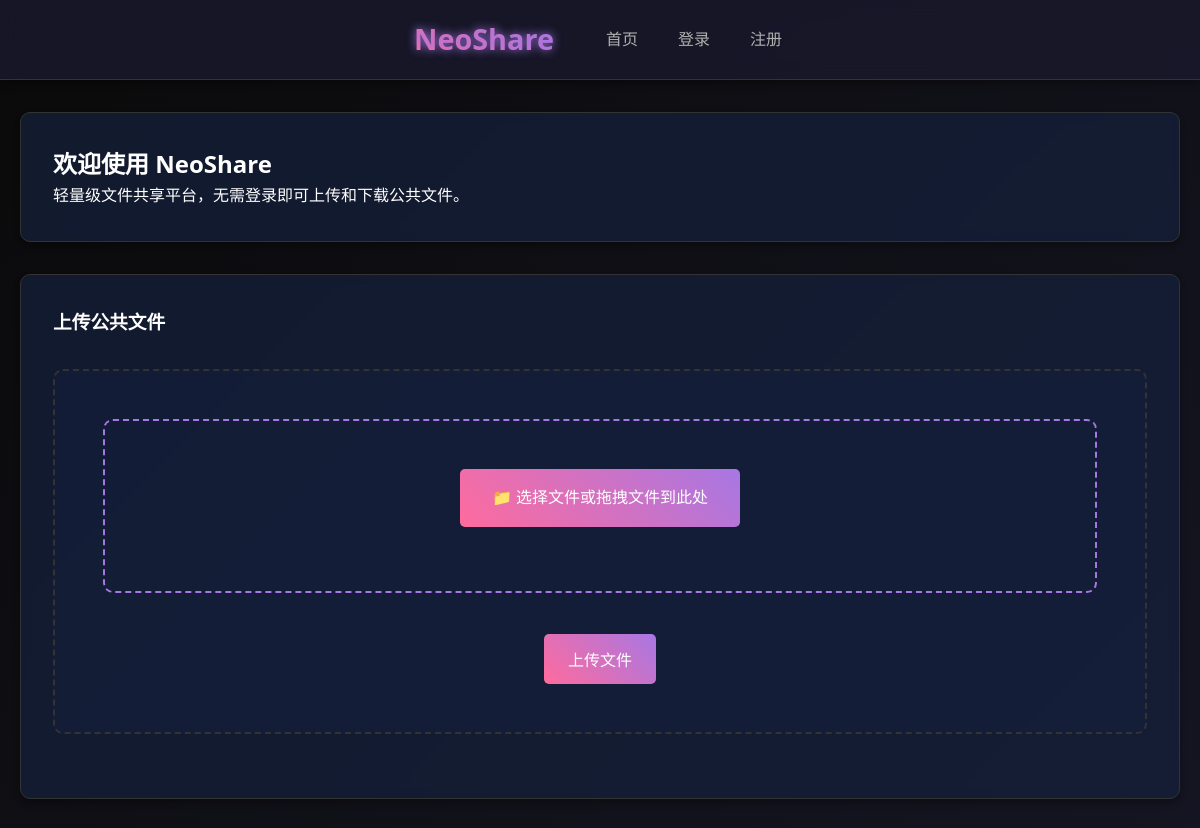
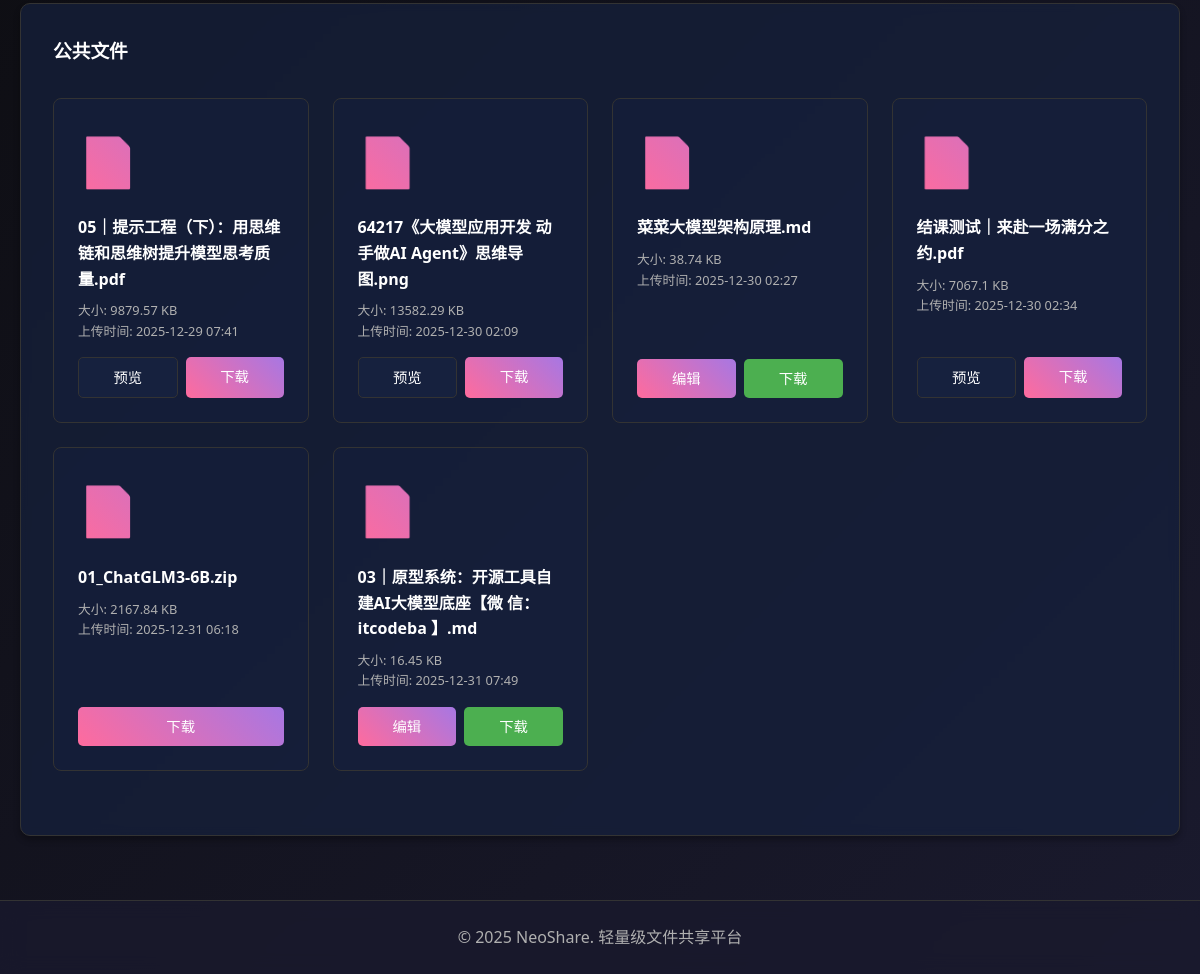
The page / on the database its author committed (2 pictures, top to bottom).
### new_app.py (models this page shows)
class File(db.Model):
    id = db.Column(db.Integer, primary_key=True)
    filename = db.Column(db.String(200), nullable=False)
    filepath = db.Column(db.String(400), nullable=False)
    owner_id = db.Column(db.Integer, db.ForeignKey('user.id'), nullable=True)
    is_public = db.Column(db.Boolean, default=False)
    created_at = db.Column(db.DateTime, default=datetime.utcnow)
    updated_at = db.Column(db.DateTime, default=datetime.utcnow, onupdate=datetime.utcnow)
    file_size = db.Column(db.Integer, nullable=False)

### new_app.py (the view)
@app.route('/')
def index():
    public_files = File.query.filter_by(is_public=True).all()
    return render_template('new_index.html', public_files=public_files)

### templates/new_index.html (shortened to what this page needs)
{% extends 'new_base.html' %}
{% block content %}
    <div class="card">
        <h2>欢迎使用 NeoShare</h2>
        <p>轻量级文件共享平台，无需登录即可上传和下载公共文件。</p>
    </div>
    <div class="card">
        <h3>上传公共文件</h3>
        <form method="POST" action="/upload" enctype="multipart/form-data" class="upload-form">
            <div id="drag-drop-area" style="border: 2px dashed var(--accent-purple); border-radius: 10px; padding: 3rem; text-align: center; margin-bottom: 1rem; transition: all 0.3s ease;">
                <label for="file-upload" class="upload-label">
                    📁 选择文件或拖拽文件到此处
                </label>
            </div>
            <br>
            <button type="submit" class="btn btn-primary">上传文件</button>
        </form>
    </div>
    <div class="card">
        <h3>公共文件</h3>
        <div class="file-list">
            {% for file in public_files %}
                <div class="file-item">
                    <div class="file-icon">📄</div>
                    <div class="file-name">{{ file.filename }}</div>
                    <div class="file-meta">
                        <p>大小: {{ (file.file_size / 1024)|round(2) }} KB</p>
                        <p>上传时间: {{ file.created_at.strftime('%Y-%m-%d %H:%M') }}</p>
                    </div>
                    <div class="file-actions">
                        {% set ext = file.filename.rsplit('.', 1)[1].lower() if '.' in file.filename else '' %}
                        {% set editable_ext = ['txt', 'md', 'markdown', 'py', 'js', 'html', 'css', 'json', 'xml', 'yaml', 'yml', 'sh', 'bat', 'cmd', 'java', 'c', 'cpp', 'h', 'hpp', 'php', 'rb', 'go', 'rust', 'swift', 'kt'] %}
                        {% set archive_ext = ['zip', 'rar', '7z', 'tar', 'gz', 'bz2', 'xz'] %}
                        {% if ext in archive_ext %}
                            <a href="{{ url_for('download_file', filename=file.filepath.replace('uploads_new/', '')) }}" class="btn btn-primary">下载</a>
                        {% elif ext in editable_ext %}
                            <a href="{{ url_for('edit_file', file_id=file.id) }}" class="btn btn-primary">编辑</a>
                            <a href="{{ url_for('download_file', filename=file.filepath.replace('uploads_new/', '')) }}" class="btn btn-success">下载</a>
                        {% else %}
                            <a href="{{ url_for('preview_file', file_id=file.id) }}" class="btn btn-secondary">预览</a>
                            <a href="{{ url_for('download_file', filename=file.filepath.replace('uploads_new/', '')) }}" class="btn btn-primary">下载</a>
                        {% endif %}
                    </div>
                </div>
            {% endfor %}
        </div>
    </div>
{% endblock %}

### static/css/new_style.css (style rules this page uses)
* { margin: 0; padding: 0; box-sizing: border-box; }
:root { --primary-bg: #0a0a0a; --secondary-bg: #1a1a2e; --tertiary-bg: #16213e; --accent-pink: #ff6b9d; --accent-purple: #a777e3; --text-primary: #ffffff; --text-secondary: #b0b0b0; --border-color: #333333; --success-color: #4caf50; --danger-color: #f44336; --warning-color: #ff9800; --shadow: 0 4px 6px rgba(0, 0, 0, 0.3); --glow: 0 0 10px var(--accent-purple); }
body { font-family: 'Segoe UI', Tahoma, Geneva, Verdana, sans-serif; background: linear-gradient(135deg, var(--primary-bg) 0%, var(--secondary-bg) 100%); color: var(--text-primary); line-height: 1.6; min-height: 100vh; }
.card { background: rgba(22, 33, 62, 0.7); border: 1px solid var(--border-color); border-radius: 10px; padding: 2rem; margin-bottom: 2rem; box-shadow: var(--shadow); transition: all 0.3s ease; backdrop-filter: blur(5px); }
.btn { padding: 0.8rem 1.5rem; border: none; border-radius: 5px; font-size: 1rem; font-weight: 500; cursor: pointer; transition: all 0.3s ease; text-decoration: none; display: inline-block; text-align: center; }
.btn-primary { background: linear-gradient(45deg, var(--accent-pink), var(--accent-purple)); color: white; }
.btn-secondary { background: var(--tertiary-bg); color: var(--text-primary); border: 1px solid var(--border-color); }
.btn-success { background: var(--success-color); color: white; }
.file-list { display: grid; grid-template-columns: repeat(auto-fill, minmax(250px, 1fr)); gap: 1.5rem; margin: 2rem 0; }
.file-item { background: rgba(22, 33, 62, 0.5); border: 1px solid var(--border-color); border-radius: 8px; padding: 1.5rem; transition: all 0.3s ease; display: flex; flex-direction: column; }
.file-icon { font-size: 3rem; margin-bottom: 1rem; background: linear-gradient(45deg, var(--accent-pink), var(--accent-purple)); -webkit-background-clip: text; -webkit-text-fill-color: transparent; background-clip: text; }
.file-name { font-weight: 600; margin-bottom: 0.5rem; color: var(--text-primary); }
.file-meta { font-size: 0.8rem; color: var(--text-secondary); margin-bottom: 1rem; }
.file-actions { display: flex; gap: 0.5rem; margin-top: auto; }
.file-actions .btn { flex: 1; padding: 0.5rem; font-size: 0.9rem; }
.upload-form { background: rgba(22, 33, 62, 0.5); border: 2px dashed var(--border-color); border-radius: 10px; padding: 3rem; text-align: center; margin: 2rem 0; transition: all 0.3s ease; }
.upload-label { display: inline-block; padding: 1rem 2rem; background: linear-gradient(45deg, var(--accent-pink), var(--accent-purple)); color: white; border-radius: 5px; cursor: pointer; font-weight: 500; transition: all 0.3s ease; margin-bottom: 1rem; }
.card, .file-item, .alert { animation: fadeIn 0.5s ease; }

### rows shown on the page
File: filename "05｜提示工程（下）：用思维链和思维树提升模型思考质量.pdf", (file.file_size/1024)|round(2) "9879.57", created_at "2025-12-29 07:41"
File: filename "64217《大模型应用开发 动手做AI Agent》思维导图.png", (file.file_size/1024)|round(2) "13582.29", created_at "2025-12-30 02:09"
File: filename "菜菜大模型架构原理.md", (file.file_size/1024)|round(2) "38.74", created_at "2025-12-30 02:27"
File: filename "结课测试｜来赴一场满分之约.pdf", (file.file_size/1024)|round(2) "7067.1", created_at "2025-12-30 02:34"
File: filename "01_ChatGLM3-6B.zip", (file.file_size/1024)|round(2) "2167.84", created_at "2025-12-31 06:18"
File: filename "03｜原型系统：开源工具自建AI大模型底座【微 信：itcodeba 】.md", (file.file_size/1024)|round(2) "16.45", created_at "2025-12-31 07:49"
